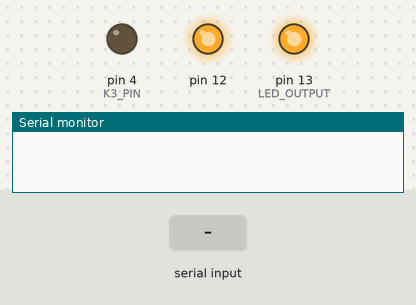
Recording of a sketch running on a simulated Arduino Uno, built with avr-gcc and run on an emulated ATmega328P. On the bench: output pins drawn as LEDs (lit = HIGH), the last lines printed to the serial monitor. The inputs (shaded band) are chosen by the test bench.

Above: at 1.2 s.
1.3 s: "PS0;\n" received over Serial
At 1.8 s:
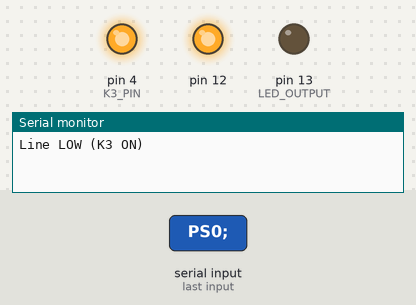
2.8 s: "1" received over Serial
At 4.2 s:
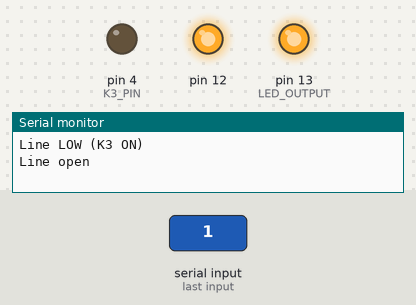
5.8 s: "0" received over Serial
At 6.5 s:
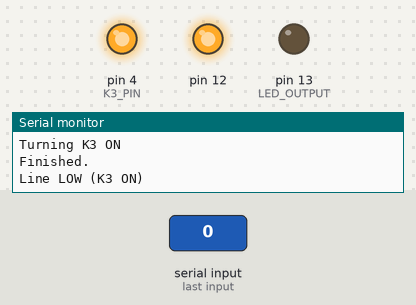
7.3 s: "p" received over Serial
At 9.2 s:
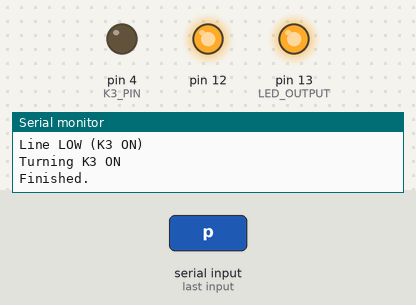
Timing chart, 0 to 10.3 s (numbered marks = the images above; inputs shaded):
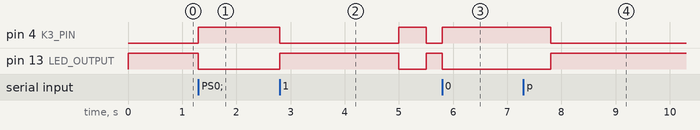

Measured:
- after the input at 1.3 s, pin 4 (K3_PIN): LOW → HIGH at once; pin 13 (LED_OUTPUT): HIGH → LOW at once
- after the input at 2.8 s, pin 4 (K3_PIN): HIGH → LOW after 0.00 s instead of 2.7 s; pin 13 (LED_OUTPUT): LOW → HIGH after 0.00 s instead of 2.7 s
- after the input at 5.8 s, pin 4 (K3_PIN): LOW → HIGH at once; pin 13 (LED_OUTPUT): HIGH → LOW at once
- after the input at 7.3 s, pin 4 (K3_PIN): HIGH → LOW after 0.50 s; pin 13 (LED_OUTPUT): LOW → HIGH after 0.50 s

The sketch:

k3_power_popper.ino
```cpp
/* K3 remote power controller */
/* Tested on Arduino UNO */

/*
 *  From K3 Manual: A remote control system can pull the POWER ON
 *  line to ground (ACC connector, pg.  20 ) to turn the K3S ON. To turn it OFF,
 *  the controller must send the K3S a “PS0;” remote-control command via the
 *  RS232 interface, wait at least 100 ms, then deactivate the POWER ON signal.
 *
 *
 */

/*
 *  Two operation modes: At power on, it waits 5 seconds, then 'pops' the K3 by
 *  cycling pin 8 to ground for 500mS. You can also open the COM port that it
 *  makes on your PC, and send a 'p' to 'pop' the k3 anytime.
 *
 *  Or you can manually command the line to ground with '0', to open collector with '1'.
 *  No line ending is necessary, single character commands.
 */

/*
 *   needs a small circuit on the Uno pin 4 to swith K3's pin 8 to ground to
 *   turn on the radio, but otherwise leave it floating.
 *   Circuit: connect 1.5-4K resistor to base of
 *   2N3904 transistor. Emitter to Ground. Collector to Pin 8 on the K3 ACC connector.
 *   Ground also to Pin 5 on K3 ACC Connector. For good hygiene, put bypass caps to
 *   ground on the base of the transistor, and on the collector, to bypass any RF.
 *   0.01uF should work. Not critical.
 *
 */

/* This program will pull K3_PIN low for K3_LOT_TIME milliseconds K3_DELAY_TIME after power is applied */

/* arduino pin PD4 is the Digital Pin 4*/
#define K3_PIN PD4
#define K3_LOW_TIME 500  /* time in milliseconds to make the pin low */
#define K3_DELAY_TIME 5000
#define LED_OUTPUT 13

unsigned long global_start_time = millis();
bool power_on_reset_done = false;

void K3_low() {
  pinMode(K3_PIN, OUTPUT);
  digitalWrite(K3_PIN, LOW);
  digitalWrite(LED_OUTPUT, HIGH);   // turn the LED on (HIGH is the voltage level)
}

void K3_high() {
  digitalWrite(LED_OUTPUT, LOW);    // turn the LED off by making the voltage LOW
  digitalWrite(K3_PIN, HIGH);
  pinMode(K3_PIN, OUTPUT);
}

void pop_k3() {
  Serial.print("Turning K3 ON\n");
  K3_high();
  delay(500);
  K3_low();
  Serial.print("Finished.\n");
}

void setup() {
  // put your setup code here, to run once:
  Serial.begin(57600);
  pinMode(12, OUTPUT);
  digitalWrite( 12, HIGH);
  pinMode(LED_OUTPUT, OUTPUT);
  K3_low();
}

void loop() {
  pinMode(12, OUTPUT);
    digitalWrite( 12, HIGH);

  unsigned long now_time = millis();
  if (!power_on_reset_done && ((now_time-global_start_time) > K3_DELAY_TIME)) {
    power_on_reset_done = true;
    pop_k3();
  }

   if (Serial.available() > 0) {
      // read the incoming byte:
      byte incomingByte = Serial.read();
      if (incomingByte == 'p') {
        pop_k3();
      }

      if (incomingByte == '1') {
        K3_low();
        Serial.print("Line open\n");
      }

      if (incomingByte == '0') {
        //
        K3_high();
        Serial.print("Line LOW (K3 ON)\n");
      }
   }
}
```
